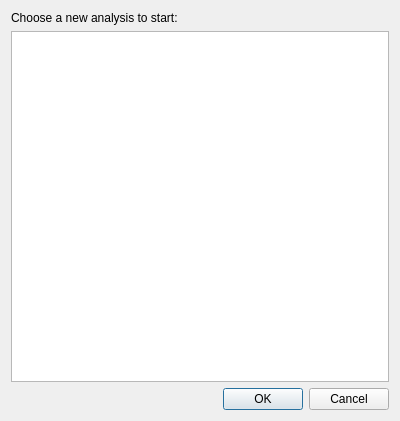
<?xml version="1.0" encoding="UTF-8"?>
<ui version="4.0">
 <class>ChooseAnalysis</class>
 <widget class="QDialog" name="ChooseAnalysis">
  <property name="geometry">
   <rect>
    <x>0</x>
    <y>0</y>
    <width>400</width>
    <height>421</height>
   </rect>
  </property>
  <property name="windowTitle">
   <string>New Analysis</string>
  </property>
  <layout class="QVBoxLayout" name="verticalLayout">
   <item>
    <widget class="QLabel" name="label">
     <property name="text">
      <string>Choose a new analysis to start:</string>
     </property>
    </widget>
   </item>
   <item>
    <widget class="QTreeWidget" name="analysisTypes">
     <property name="selectionMode">
      <enum>QAbstractItemView::SingleSelection</enum>
     </property>
     <property name="headerHidden">
      <bool>true</bool>
     </property>
     <property name="expandsOnDoubleClick">
      <bool>true</bool>
     </property>
     <property name="columnCount">
      <number>1</number>
     </property>
     <attribute name="headerVisible">
      <bool>false</bool>
     </attribute>
     <column>
      <property name="text">
       <string>Analyses</string>
      </property>
     </column>
    </widget>
   </item>
   <item>
    <widget class="QDialogButtonBox" name="buttonBox">
     <property name="orientation">
      <enum>Qt::Horizontal</enum>
     </property>
     <property name="standardButtons">
      <set>QDialogButtonBox::Cancel|QDialogButtonBox::Ok</set>
     </property>
    </widget>
   </item>
  </layout>
 </widget>
 <resources/>
 <connections>
  <connection>
   <sender>buttonBox</sender>
   <signal>rejected()</signal>
   <receiver>ChooseAnalysis</receiver>
   <slot>reject()</slot>
   <hints>
    <hint type="sourcelabel">
     <x>316</x>
     <y>260</y>
    </hint>
    <hint type="destinationlabel">
     <x>286</x>
     <y>274</y>
    </hint>
   </hints>
  </connection>
  <connection>
   <sender>buttonBox</sender>
   <signal>accepted()</signal>
   <receiver>ChooseAnalysis</receiver>
   <slot>accept()</slot>
   <hints>
    <hint type="sourcelabel">
     <x>199</x>
     <y>400</y>
    </hint>
    <hint type="destinationlabel">
     <x>199</x>
     <y>210</y>
    </hint>
   </hints>
  </connection>
  <connection>
   <sender>analysisTypes</sender>
   <signal>itemDoubleClicked(QTreeWidgetItem*,int)</signal>
   <receiver>ChooseAnalysis</receiver>
   <slot>accept()</slot>
   <hints>
    <hint type="sourcelabel">
     <x>199</x>
     <y>206</y>
    </hint>
    <hint type="destinationlabel">
     <x>199</x>
     <y>210</y>
    </hint>
   </hints>
  </connection>
 </connections>
</ui>
